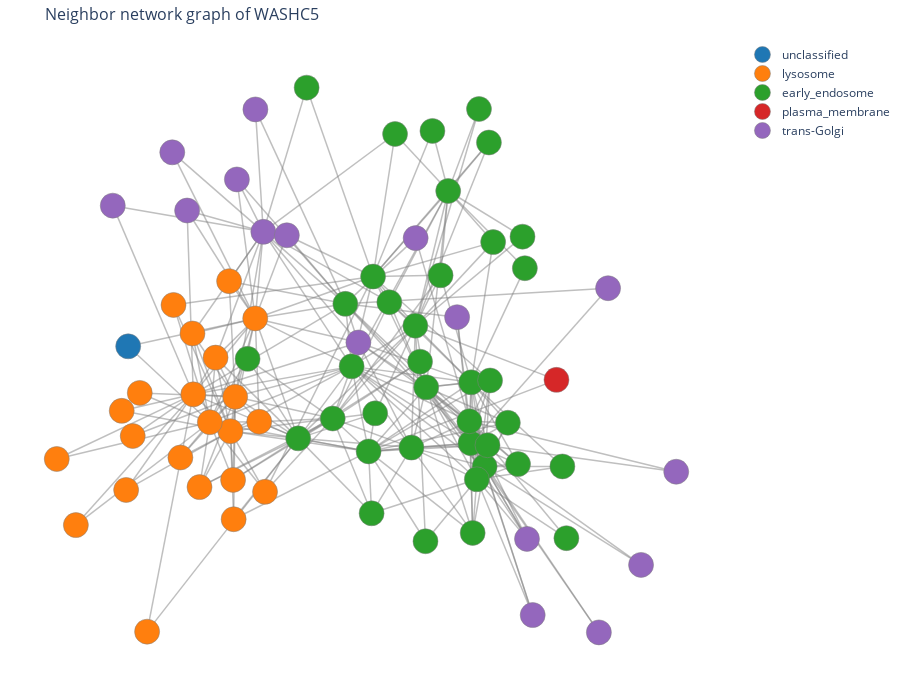

Notebook code for this chart:
### Markdown cell above
### Render the graph as a plotly figure

### Code cell
# convert the graph to node and edge "traces" that can be plotted by plotly
node_trace, edge_trace, category_color_map = prepare_plotly_network_graph(G, annot_dict, node_color_by, category_colors)

fig = go.Figure(data=[edge_trace, node_trace],
            layout=go.Layout(
                title=f'Neighbor network graph of {gene}',
                titlefont_size=16,
                height=700,
                hovermode='closest',
                margin=dict(b=20,l=5,r=5,t=40),
                xaxis=dict(showgrid=False, zeroline=False, showticklabels=False),
                yaxis=dict(showgrid=False, zeroline=False, showticklabels=False))
                )

if node_color_by == "compartment": # this block of code adds the legend
    for category, color in category_color_map.items():
        fig.add_trace(go.Scatter(
            x=[None],
            y=[None],
            mode='markers',
            marker=dict(color=color, size=10),
            name=category,
            showlegend=True
        ))

######################
# cutomize the figure#
######################
# update node style
fig.update_traces(marker=dict(size=25, line_width=1)) # line_width is the border width
# update edge style
edge_color = 'grey'
edge_alpha = 0.5
fig.update_traces(line=dict(width=1.5, color=convert_color_to_rgba(edge_color,edge_alpha))) # width is the edge width, color is the edge color
# white background
fig.update_layout(plot_bgcolor='white')
# uncomment the line below if you want to remove protein names from display
fig.data[1].update(mode='markers')

# save figure to file
#fig.write_html(f"{gene}_neighbor_graph.html")
#fig.write_image(f"{gene}_neighbor_graph.pdf") 

# display the figure
fig.show()

### Figure 1 — Plotly figure (JSON) as saved in the notebook; plotly's stock layout.template omitted (floating-point values rounded to 4 significant figures; data arrays with more than 128 entries replaced by an {"elided": "..."} marker saying what was removed)
{"data": [{"hoverinfo": "none", "line": {"color": "rgba(128, 128, 128, 0.5)", "width": 1.5}, "marker": {"line": {"width": 1}, "size": 25}, "mode": "lines", "showlegend": false, "type": "scatter", "x": {"elided": "852 float values"}, "y": {"elided": "852 float values"}}, {"customdata": ["early_endosome", "early_endosome", "early_endosome", "early_endosome", "early_endosome", "lysosome", "early_endosome", "lysosome", "lysosome", "lysosome", "early_endosome", "early_endosome", "trans-Golgi", "early_endosome", "early_endosome", "early_endosome", "early_endosome", "early_endosome", "early_endosome", "early_endosome", "lysosome", "early_endosome", "early_endosome", "early_endosome", "early_endosome", "early_endosome", "early_endosome", "trans-Golgi", "trans-Golgi", "early_endosome", "trans-Golgi", "early_endosome", "early_endosome", "early_endosome", "early_endosome", "lysosome", "early_endosome", "lysosome", "trans-Golgi", "trans-Golgi", "lysosome", "trans-Golgi", "trans-Golgi", "trans-Golgi", "early_endosome", "early_endosome", "plasma_membrane", "early_endosome", "early_endosome", "lysosome", "lysosome", "lysosome", "lysosome", "lysosome", "lysosome", "lysosome", "lysosome", "lysosome", "early_endosome", "lysosome", "lysosome", "trans-Golgi", "lysosome", "lysosome", "lysosome", "trans-Golgi", "trans-Golgi", "unclassified", "trans-Golgi", "early_endosome", "trans-Golgi", "trans-Golgi", "early_endosome", "early_endosome", "early_endosome", "trans-Golgi", "early_endosome"], "hoverinfo": "text", "hovertemplate": "%{text}<br># of connections: %{hovertext}<br>%{customdata}", "hovertext": ["20", "20", "16", "15", "17", "18", "18", "16", "19", "20", "14", "17", "17", "13", "19", "18", "20", "20", "18", "17", "17", "8", "7", "8", "7", "7", "6", "5", "8", "2", "4", "2", "5", "3", "3", "3", "4", "4", "2", "3", "4", "2", "3", "2", "4", "2", "2", "2", "3", "6", "3", "2", "5", "7", "5", "5", "4", "2", "5", "2", "2", "2", "2", "2", "2", "3", "2", "2", "3", "3", "2", "2", "2", "2", "3", "2", "2"], "line": {"color": "rgba(128, 128, 128, 0.5)", "width": 1.5}, "marker": {"color": ["#2ca02c", "#2ca02c", "#2ca02c", "#2ca02c", "#2ca02c", "#ff7f0e", "#2ca02c", "#ff7f0e", "#ff7f0e", "#ff7f0e", "#2ca02c", "#2ca02c", "#9467bd", "#2ca02c", "#2ca02c", "#2ca02c", "#2ca02c", "#2ca02c", "#2ca02c", "#2ca02c", "#ff7f0e", "#2ca02c", "#2ca02c", "#2ca02c", "#2ca02c", "#2ca02c", "#2ca02c", "#9467bd", "#9467bd", "#2ca02c", "#9467bd", "#2ca02c", "#2ca02c", "#2ca02c", "#2ca02c", "#ff7f0e", "#2ca02c", "#ff7f0e", "#9467bd", "#9467bd", "#ff7f0e", "#9467bd", "#9467bd", "#9467bd", "#2ca02c", "#2ca02c", "#d62728", "#2ca02c", "#2ca02c", "#ff7f0e", "#ff7f0e", "#ff7f0e", "#ff7f0e", "#ff7f0e", "#ff7f0e", "#ff7f0e", "#ff7f0e", "#ff7f0e", "#2ca02c", "#ff7f0e", "#ff7f0e", "#9467bd", "#ff7f0e", "#ff7f0e", "#ff7f0e", "#9467bd", "#9467bd", "#1f77b4", "#9467bd", "#2ca02c", "#9467bd", "#9467bd", "#2ca02c", "#2ca02c", "#2ca02c", "#9467bd", "#2ca02c"], "line": {"width": 1}, "size": 25}, "mode": "markers", "showlegend": false, "text": ["WASHC4", "WASHC5", "WASH3P", "TBC1D5", "ANKFY1", "VPS11", "NISCH", "VPS18", "DENND11", "VPS16", "EEA1", "WASHC2A", "PIKFYVE", "VPS26C", "HGS", "VPS26A", "FKBP15", "VPS26B", "VAC14", "STAM", "RMC1", "SNX27", "VPS29", "VPS35", "ENTR1", "ABCC5", "SNX12", "CLCN3", "SPG21", "CCDC22", "SORL1", "TRIM14", "COMMD9", "CCDC93", "COMMD10", "SNAPIN", "ZFYVE21", "LAMTOR5", "ANKRD27", "SNX30", "GDAP2", "MTMR6", "FIG4", "SNX8", "CHMP4B", "COMMD2", "JAK1", "VPS35L", "MYO6", "TOM1", "CCZ1B", "VPS39", "VPS33A", "BLOC1S2", "SNX11", "BLOC1S1", "TOLLIP", "VPS41", "RUFY1", "BORCS5", "BORCS6", "MTMR9", "GLB1", "LGMN", "CTSA", "BLOC1S5", "DTNBP1", "STARD3", "SLC12A9", "ATP6V1C1", "SORT1", "DNAJC13", "WASHC3", "IST1", "KLHL9", "SLC12A4", "ATP6V1G1"], "textposition": "top center", "type": "scatter", "x": [0.2265, -0.004231, 0.06207, -0.02366, 0.1929, -0.3645, 0.04826, -0.4941, -0.3025, -0.3791, 0.1808, 0.4073, -0.2775, 0.2945, -0.1696, 0.3657, 0.3637, 0.3601, 0.3831, -0.06269, -0.4429, 0.4162, 0.4792, 0.4241, 0.1124, 0.3703, 0.5106, 0.5383, 0.01671, 0.2458, -0.2046, -0.1434, 0.271, 0.4206, 0.1301, -0.5553, 0.4336, -0.2721, 0.1939, 0.3221, -0.3833, -0.302, -0.3592, 0.7892, 0.06855, 0.5245, 0.6295, 0.3898, 0.2243, -0.2902, -0.534, -0.6597, -0.371, -0.4251, -0.4748, -0.4966, -0.3692, -0.6815, 0.0576, -0.7155, -0.7019, -0.7432, -0.8574, -0.637, -0.9165, -0.5132, -0.5591, -0.6955, 0.556, 0.6478, 0.7607, 0.8912, 0.5317, 0.2074, -0.326, 1, 0.6603], "y": [-0.03699, 0.01473, 0.2367, 0.1692, 0.1151, -0.06048, -0.1954, -0.05436, 0.1332, -0.1455, -0.186, -0.2328, 0.3471, 0.448, -0.1632, -0.02478, -0.1751, -0.1209, -0.2643, -0.1141, -0.1233, -0.1801, -0.1246, -0.02013, 0.1732, -0.3968, -0.2267, -0.4115, 0.07376, 0.5964, 0.3386, 0.7034, 0.2397, 0.5678, 0.5888, 0.1664, 0.3217, -0.2952, 0.3316, 0.1363, 0.2253, 0.6496, 0.4766, 0.2078, -0.1013, 0.3352, -0.01863, 0.6506, -0.4174, -0.122, -0.2104, -0.05097, -0.2658, 0.03634, -0.2836, 0.09592, -0.363, -0.1574, -0.3483, -0.09513, -0.2907, 0.4118, -0.3774, -0.6407, -0.2142, 0.3998, 0.5436, 0.06425, -0.5997, -0.2325, -0.6425, -0.4758, 0.2573, 0.02637, 0.03326, -0.2456, -0.4097]}, {"line": {"color": "rgba(128, 128, 128, 0.5)", "width": 1.5}, "marker": {"color": "#1f77b4", "line": {"width": 1}, "size": 25}, "mode": "markers", "name": "unclassified", "showlegend": true, "type": "scatter", "x": [null], "y": [null]}, {"line": {"color": "rgba(128, 128, 128, 0.5)", "width": 1.5}, "marker": {"color": "#ff7f0e", "line": {"width": 1}, "size": 25}, "mode": "markers", "name": "lysosome", "showlegend": true, "type": "scatter", "x": [null], "y": [null]}, {"line": {"color": "rgba(128, 128, 128, 0.5)", "width": 1.5}, "marker": {"color": "#2ca02c", "line": {"width": 1}, "size": 25}, "mode": "markers", "name": "early_endosome", "showlegend": true, "type": "scatter", "x": [null], "y": [null]}, {"line": {"color": "rgba(128, 128, 128, 0.5)", "width": 1.5}, "marker": {"color": "#d62728", "line": {"width": 1}, "size": 25}, "mode": "markers", "name": "plasma_membrane", "showlegend": true, "type": "scatter", "x": [null], "y": [null]}, {"line": {"color": "rgba(128, 128, 128, 0.5)", "width": 1.5}, "marker": {"color": "#9467bd", "line": {"width": 1}, "size": 25}, "mode": "markers", "name": "trans-Golgi", "showlegend": true, "type": "scatter", "x": [null], "y": [null]}], "layout": {"height": 700, "hovermode": "closest", "margin": {"b": 20, "l": 5, "r": 5, "t": 40}, "plot_bgcolor": "white", "title": {"font": {"size": 16}, "text": "Neighbor network graph of WASHC5"}, "xaxis": {"showgrid": false, "showticklabels": false, "zeroline": false}, "yaxis": {"showgrid": false, "showticklabels": false, "zeroline": false}}}
